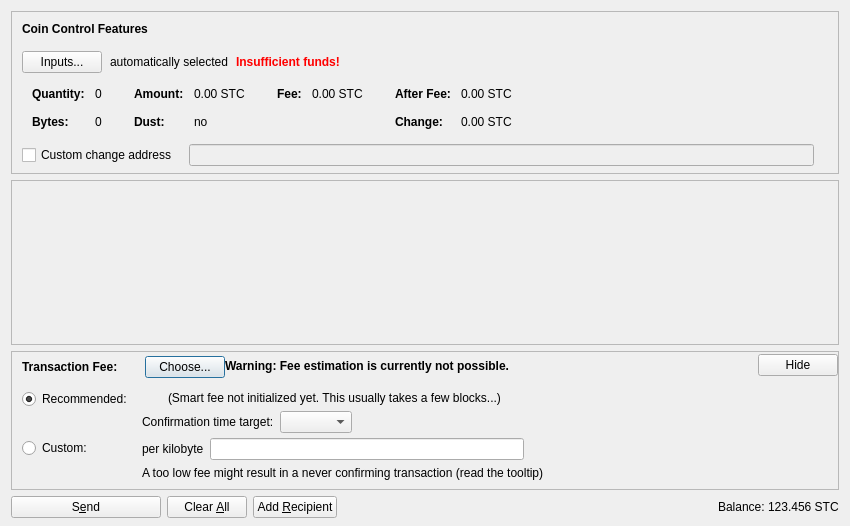
<?xml version="1.0" encoding="UTF-8"?>
<ui version="4.0">
 <class>SendCoinsDialog</class>
 <widget class="QDialog" name="SendCoinsDialog">
  <property name="geometry">
   <rect>
    <x>0</x>
    <y>0</y>
    <width>850</width>
    <height>526</height>
   </rect>
  </property>
  <property name="windowTitle">
   <string>Send Coins</string>
  </property>
  <layout class="QVBoxLayout" name="verticalLayout" stretch="0,1,0,0">
   <property name="bottomMargin">
    <number>8</number>
   </property>
   <item>
    <widget class="QFrame" name="frameCoinControl">
     <property name="sizePolicy">
      <sizepolicy hsizetype="Expanding" vsizetype="Expanding">
       <horstretch>0</horstretch>
       <verstretch>0</verstretch>
      </sizepolicy>
     </property>
     <property name="maximumSize">
      <size>
       <width>16777215</width>
       <height>16777215</height>
      </size>
     </property>
     <property name="frameShape">
      <enum>QFrame::StyledPanel</enum>
     </property>
     <property name="frameShadow">
      <enum>QFrame::Sunken</enum>
     </property>
     <layout class="QVBoxLayout" name="verticalLayoutCoinControl2">
      <property name="spacing">
       <number>0</number>
      </property>
      <property name="leftMargin">
       <number>0</number>
      </property>
      <property name="topMargin">
       <number>0</number>
      </property>
      <property name="rightMargin">
       <number>0</number>
      </property>
      <property name="bottomMargin">
       <number>6</number>
      </property>
      <item>
       <layout class="QVBoxLayout" name="verticalLayoutCoinControl" stretch="0,0,0,0,1">
        <property name="spacing">
         <number>0</number>
        </property>
        <property name="leftMargin">
         <number>10</number>
        </property>
        <property name="topMargin">
         <number>10</number>
        </property>
        <item>
         <layout class="QHBoxLayout" name="horizontalLayoutCoinControl1">
          <property name="bottomMargin">
           <number>15</number>
          </property>
          <item>
           <widget class="QLabel" name="labelCoinControlFeatures">
            <property name="sizePolicy">
             <sizepolicy hsizetype="Preferred" vsizetype="Maximum">
              <horstretch>0</horstretch>
              <verstretch>0</verstretch>
             </sizepolicy>
            </property>
            <property name="font">
             <font>
              <weight>75</weight>
              <bold>true</bold>
             </font>
            </property>
            <property name="styleSheet">
             <string notr="true">font-weight:bold;</string>
            </property>
            <property name="text">
             <string>Coin Control Features</string>
            </property>
           </widget>
          </item>
         </layout>
        </item>
        <item>
         <layout class="QHBoxLayout" name="horizontalLayoutCoinControl2" stretch="0,0,0,0">
          <property name="spacing">
           <number>8</number>
          </property>
          <property name="bottomMargin">
           <number>10</number>
          </property>
          <item>
           <widget class="QPushButton" name="pushButtonCoinControl">
            <property name="styleSheet">
             <string notr="true"/>
            </property>
            <property name="text">
             <string>Inputs...</string>
            </property>
            <property name="autoDefault">
             <bool>false</bool>
            </property>
           </widget>
          </item>
          <item>
           <widget class="QLabel" name="labelCoinControlAutomaticallySelected">
            <property name="text">
             <string>automatically selected</string>
            </property>
            <property name="margin">
             <number>5</number>
            </property>
           </widget>
          </item>
          <item>
           <widget class="QLabel" name="labelCoinControlInsuffFunds">
            <property name="font">
             <font>
              <weight>75</weight>
              <bold>true</bold>
             </font>
            </property>
            <property name="styleSheet">
             <string notr="true">color:red;font-weight:bold;</string>
            </property>
            <property name="text">
             <string>Insufficient funds!</string>
            </property>
            <property name="margin">
             <number>5</number>
            </property>
           </widget>
          </item>
          <item>
           <spacer name="horizontalSpacerCoinControl">
            <property name="orientation">
             <enum>Qt::Horizontal</enum>
            </property>
            <property name="sizeHint" stdset="0">
             <size>
              <width>40</width>
              <height>1</height>
             </size>
            </property>
           </spacer>
          </item>
         </layout>
        </item>
        <item>
         <widget class="QWidget" name="widgetCoinControl" native="true">
          <property name="sizePolicy">
           <sizepolicy hsizetype="Preferred" vsizetype="Preferred">
            <horstretch>0</horstretch>
            <verstretch>0</verstretch>
           </sizepolicy>
          </property>
          <property name="minimumSize">
           <size>
            <width>0</width>
            <height>0</height>
           </size>
          </property>
          <property name="styleSheet">
           <string notr="true"/>
          </property>
          <layout class="QHBoxLayout" name="horizontalLayoutCoinControl5">
           <property name="leftMargin">
            <number>0</number>
           </property>
           <property name="topMargin">
            <number>0</number>
           </property>
           <property name="rightMargin">
            <number>0</number>
           </property>
           <property name="bottomMargin">
            <number>0</number>
           </property>
           <item>
            <layout class="QHBoxLayout" name="horizontalLayoutCoinControl3" stretch="0,0,0,1">
             <property name="spacing">
              <number>20</number>
             </property>
             <property name="topMargin">
              <number>0</number>
             </property>
             <property name="bottomMargin">
              <number>10</number>
             </property>
             <item>
              <layout class="QFormLayout" name="formLayoutCoinControl1">
               <property name="horizontalSpacing">
                <number>10</number>
               </property>
               <property name="verticalSpacing">
                <number>14</number>
               </property>
               <property name="leftMargin">
                <number>10</number>
               </property>
               <property name="topMargin">
                <number>4</number>
               </property>
               <property name="rightMargin">
                <number>6</number>
               </property>
               <item row="0" column="0">
                <widget class="QLabel" name="labelCoinControlQuantityText">
                 <property name="font">
                  <font>
                   <weight>75</weight>
                   <bold>true</bold>
                  </font>
                 </property>
                 <property name="text">
                  <string>Quantity:</string>
                 </property>
                 <property name="margin">
                  <number>0</number>
                 </property>
                </widget>
               </item>
               <item row="0" column="1">
                <widget class="QLabel" name="labelCoinControlQuantity">
                 <property name="cursor">
                  <cursorShape>IBeamCursor</cursorShape>
                 </property>
                 <property name="contextMenuPolicy">
                  <enum>Qt::ActionsContextMenu</enum>
                 </property>
                 <property name="text">
                  <string notr="true">0</string>
                 </property>
                 <property name="margin">
                  <number>0</number>
                 </property>
                 <property name="textInteractionFlags">
                  <set>Qt::LinksAccessibleByMouse|Qt::TextSelectableByKeyboard|Qt::TextSelectableByMouse</set>
                 </property>
                </widget>
               </item>
               <item row="1" column="0">
                <widget class="QLabel" name="labelCoinControlBytesText">
                 <property name="font">
                  <font>
                   <weight>75</weight>
                   <bold>true</bold>
                  </font>
                 </property>
                 <property name="text">
                  <string>Bytes:</string>
                 </property>
                </widget>
               </item>
               <item row="1" column="1">
                <widget class="QLabel" name="labelCoinControlBytes">
                 <property name="cursor">
                  <cursorShape>IBeamCursor</cursorShape>
                 </property>
                 <property name="contextMenuPolicy">
                  <enum>Qt::ActionsContextMenu</enum>
                 </property>
                 <property name="text">
                  <string notr="true">0</string>
                 </property>
                 <property name="textInteractionFlags">
                  <set>Qt::LinksAccessibleByMouse|Qt::TextSelectableByKeyboard|Qt::TextSelectableByMouse</set>
                 </property>
                </widget>
               </item>
              </layout>
             </item>
             <item>
              <layout class="QFormLayout" name="formLayoutCoinControl2">
               <property name="horizontalSpacing">
                <number>10</number>
               </property>
               <property name="verticalSpacing">
                <number>14</number>
               </property>
               <property name="leftMargin">
                <number>6</number>
               </property>
               <property name="topMargin">
                <number>4</number>
               </property>
               <property name="rightMargin">
                <number>6</number>
               </property>
               <item row="0" column="0">
                <widget class="QLabel" name="labelCoinControlAmountText">
                 <property name="font">
                  <font>
                   <weight>75</weight>
                   <bold>true</bold>
                  </font>
                 </property>
                 <property name="text">
                  <string>Amount:</string>
                 </property>
                 <property name="margin">
                  <number>0</number>
                 </property>
                </widget>
               </item>
               <item row="0" column="1">
                <widget class="QLabel" name="labelCoinControlAmount">
                 <property name="cursor">
                  <cursorShape>IBeamCursor</cursorShape>
                 </property>
                 <property name="contextMenuPolicy">
                  <enum>Qt::ActionsContextMenu</enum>
                 </property>
                 <property name="text">
                  <string notr="true">0.00 STC</string>
                 </property>
                 <property name="textInteractionFlags">
                  <set>Qt::LinksAccessibleByMouse|Qt::TextSelectableByKeyboard|Qt::TextSelectableByMouse</set>
                 </property>
                </widget>
               </item>
               <item row="1" column="0">
                <widget class="QLabel" name="labelCoinControlLowOutputText">
                 <property name="font">
                  <font>
                   <weight>75</weight>
                   <bold>true</bold>
                  </font>
                 </property>
                 <property name="text">
                  <string>Dust:</string>
                 </property>
                </widget>
               </item>
               <item row="1" column="1">
                <widget class="QLabel" name="labelCoinControlLowOutput">
                 <property name="cursor">
                  <cursorShape>IBeamCursor</cursorShape>
                 </property>
                 <property name="contextMenuPolicy">
                  <enum>Qt::ActionsContextMenu</enum>
                 </property>
                 <property name="text">
                  <string notr="true">no</string>
                 </property>
                 <property name="textInteractionFlags">
                  <set>Qt::LinksAccessibleByMouse|Qt::TextSelectableByKeyboard|Qt::TextSelectableByMouse</set>
                 </property>
                </widget>
               </item>
              </layout>
             </item>
             <item>
              <layout class="QFormLayout" name="formLayoutCoinControl3">
               <property name="horizontalSpacing">
                <number>10</number>
               </property>
               <property name="verticalSpacing">
                <number>14</number>
               </property>
               <property name="leftMargin">
                <number>6</number>
               </property>
               <property name="topMargin">
                <number>4</number>
               </property>
               <property name="rightMargin">
                <number>6</number>
               </property>
               <item row="0" column="0">
                <widget class="QLabel" name="labelCoinControlFeeText">
                 <property name="font">
                  <font>
                   <weight>75</weight>
                   <bold>true</bold>
                  </font>
                 </property>
                 <property name="text">
                  <string>Fee:</string>
                 </property>
                 <property name="margin">
                  <number>0</number>
                 </property>
                </widget>
               </item>
               <item row="0" column="1">
                <widget class="QLabel" name="labelCoinControlFee">
                 <property name="cursor">
                  <cursorShape>IBeamCursor</cursorShape>
                 </property>
                 <property name="contextMenuPolicy">
                  <enum>Qt::ActionsContextMenu</enum>
                 </property>
                 <property name="text">
                  <string notr="true">0.00 STC</string>
                 </property>
                 <property name="textInteractionFlags">
                  <set>Qt::LinksAccessibleByMouse|Qt::TextSelectableByKeyboard|Qt::TextSelectableByMouse</set>
                 </property>
                </widget>
               </item>
              </layout>
             </item>
             <item>
              <layout class="QFormLayout" name="formLayoutCoinControl4">
               <property name="horizontalSpacing">
                <number>10</number>
               </property>
               <property name="verticalSpacing">
                <number>14</number>
               </property>
               <property name="leftMargin">
                <number>6</number>
               </property>
               <property name="topMargin">
                <number>4</number>
               </property>
               <property name="rightMargin">
                <number>6</number>
               </property>
               <item row="0" column="0">
                <widget class="QLabel" name="labelCoinControlAfterFeeText">
                 <property name="font">
                  <font>
                   <weight>75</weight>
                   <bold>true</bold>
                  </font>
                 </property>
                 <property name="text">
                  <string>After Fee:</string>
                 </property>
                 <property name="margin">
                  <number>0</number>
                 </property>
                </widget>
               </item>
               <item row="0" column="1">
                <widget class="QLabel" name="labelCoinControlAfterFee">
                 <property name="cursor">
                  <cursorShape>IBeamCursor</cursorShape>
                 </property>
                 <property name="contextMenuPolicy">
                  <enum>Qt::ActionsContextMenu</enum>
                 </property>
                 <property name="text">
                  <string notr="true">0.00 STC</string>
                 </property>
                 <property name="textInteractionFlags">
                  <set>Qt::LinksAccessibleByMouse|Qt::TextSelectableByKeyboard|Qt::TextSelectableByMouse</set>
                 </property>
                </widget>
               </item>
               <item row="1" column="0">
                <widget class="QLabel" name="labelCoinControlChangeText">
                 <property name="font">
                  <font>
                   <weight>75</weight>
                   <bold>true</bold>
                  </font>
                 </property>
                 <property name="text">
                  <string>Change:</string>
                 </property>
                </widget>
               </item>
               <item row="1" column="1">
                <widget class="QLabel" name="labelCoinControlChange">
                 <property name="cursor">
                  <cursorShape>IBeamCursor</cursorShape>
                 </property>
                 <property name="contextMenuPolicy">
                  <enum>Qt::ActionsContextMenu</enum>
                 </property>
                 <property name="text">
                  <string notr="true">0.00 STC</string>
                 </property>
                 <property name="textInteractionFlags">
                  <set>Qt::LinksAccessibleByMouse|Qt::TextSelectableByKeyboard|Qt::TextSelectableByMouse</set>
                 </property>
                </widget>
               </item>
              </layout>
             </item>
            </layout>
           </item>
          </layout>
         </widget>
        </item>
        <item>
         <layout class="QHBoxLayout" name="horizontalLayoutCoinControl4" stretch="0,0,0">
          <property name="spacing">
           <number>12</number>
          </property>
          <property name="sizeConstraint">
           <enum>QLayout::SetDefaultConstraint</enum>
          </property>
          <property name="topMargin">
           <number>5</number>
          </property>
          <property name="rightMargin">
           <number>5</number>
          </property>
          <item>
           <widget class="QCheckBox" name="checkBoxCoinControlChange">
            <property name="toolTip">
             <string>If this is activated, but the change address is empty or invalid, change will be sent to a newly generated address.</string>
            </property>
            <property name="text">
             <string>Custom change address</string>
            </property>
           </widget>
          </item>
          <item>
           <widget class="QValidatedLineEdit" name="lineEditCoinControlChange">
            <property name="enabled">
             <bool>false</bool>
            </property>
            <property name="sizePolicy">
             <sizepolicy hsizetype="Expanding" vsizetype="Fixed">
              <horstretch>0</horstretch>
              <verstretch>0</verstretch>
             </sizepolicy>
            </property>
           </widget>
          </item>
          <item>
           <widget class="QLabel" name="labelCoinControlChangeLabel">
            <property name="sizePolicy">
             <sizepolicy hsizetype="Preferred" vsizetype="Expanding">
              <horstretch>0</horstretch>
              <verstretch>0</verstretch>
             </sizepolicy>
            </property>
            <property name="minimumSize">
             <size>
              <width>0</width>
              <height>0</height>
             </size>
            </property>
            <property name="text">
             <string/>
            </property>
            <property name="margin">
             <number>3</number>
            </property>
           </widget>
          </item>
         </layout>
        </item>
        <item>
         <spacer name="verticalSpacerCoinControl">
          <property name="orientation">
           <enum>Qt::Vertical</enum>
          </property>
          <property name="sizeHint" stdset="0">
           <size>
            <width>800</width>
            <height>1</height>
           </size>
          </property>
         </spacer>
        </item>
       </layout>
      </item>
     </layout>
    </widget>
   </item>
   <item>
    <widget class="QScrollArea" name="scrollArea">
     <property name="widgetResizable">
      <bool>true</bool>
     </property>
     <widget class="QWidget" name="scrollAreaWidgetContents">
      <property name="geometry">
       <rect>
        <x>0</x>
        <y>0</y>
        <width>830</width>
        <height>104</height>
       </rect>
      </property>
      <layout class="QVBoxLayout" name="verticalLayout_2" stretch="0,1">
       <property name="leftMargin">
        <number>0</number>
       </property>
       <property name="topMargin">
        <number>0</number>
       </property>
       <property name="rightMargin">
        <number>0</number>
       </property>
       <property name="bottomMargin">
        <number>0</number>
       </property>
       <item>
        <layout class="QVBoxLayout" name="entries">
         <property name="spacing">
          <number>6</number>
         </property>
        </layout>
       </item>
       <item>
        <spacer name="verticalSpacer">
         <property name="orientation">
          <enum>Qt::Vertical</enum>
         </property>
         <property name="sizeHint" stdset="0">
          <size>
           <width>20</width>
           <height>40</height>
          </size>
         </property>
        </spacer>
       </item>
      </layout>
     </widget>
    </widget>
   </item>
   <item>
    <widget class="QFrame" name="frameFee">
     <property name="sizePolicy">
      <sizepolicy hsizetype="Expanding" vsizetype="Expanding">
       <horstretch>0</horstretch>
       <verstretch>0</verstretch>
      </sizepolicy>
     </property>
     <property name="maximumSize">
      <size>
       <width>16777215</width>
       <height>16777215</height>
      </size>
     </property>
     <property name="frameShape">
      <enum>QFrame::StyledPanel</enum>
     </property>
     <property name="frameShadow">
      <enum>QFrame::Sunken</enum>
     </property>
     <layout class="QVBoxLayout" name="verticalLayoutFee1">
      <property name="spacing">
       <number>0</number>
      </property>
      <property name="leftMargin">
       <number>0</number>
      </property>
      <property name="topMargin">
       <number>0</number>
      </property>
      <property name="rightMargin">
       <number>0</number>
      </property>
      <property name="bottomMargin">
       <number>0</number>
      </property>
      <item>
       <layout class="QVBoxLayout" name="verticalLayoutFee2" stretch="0,0,0">
        <property name="spacing">
         <number>0</number>
        </property>
        <property name="leftMargin">
         <number>10</number>
        </property>
        <property name="topMargin">
         <number>0</number>
        </property>
        <item>
         <layout class="QHBoxLayout" name="horizontalLayoutFee1">
          <property name="bottomMargin">
           <number>0</number>
          </property>
          <item>
           <layout class="QVBoxLayout" name="verticalLayoutFee7">
            <property name="spacing">
             <number>0</number>
            </property>
            <item>
             <spacer name="verticalSpacerSmartFee">
              <property name="orientation">
               <enum>Qt::Vertical</enum>
              </property>
              <property name="sizeType">
               <enum>QSizePolicy::Fixed</enum>
              </property>
              <property name="sizeHint" stdset="0">
               <size>
                <width>1</width>
                <height>4</height>
               </size>
              </property>
             </spacer>
            </item>
            <item>
             <layout class="QHBoxLayout" name="horizontalLayoutSmartFee">
              <property name="spacing">
               <number>10</number>
              </property>
              <item>
               <widget class="QLabel" name="labelFeeHeadline">
                <property name="sizePolicy">
                 <sizepolicy hsizetype="Preferred" vsizetype="Maximum">
                  <horstretch>0</horstretch>
                  <verstretch>0</verstretch>
                 </sizepolicy>
                </property>
                <property name="font">
                 <font>
                  <weight>75</weight>
                  <bold>true</bold>
                 </font>
                </property>
                <property name="styleSheet">
                 <string notr="true">font-weight:bold;</string>
                </property>
                <property name="text">
                 <string>Transaction Fee:</string>
                </property>
               </widget>
              </item>
              <item>
               <widget class="QLabel" name="labelFeeMinimized">
                <property name="text">
                 <string/>
                </property>
               </widget>
              </item>
              <item>
               <widget class="QPushButton" name="buttonChooseFee">
                <property name="text">
                 <string>Choose...</string>
                </property>
               </widget>
              </item>
             </layout>
            </item>
            <item>
             <spacer name="verticalSpacer_5">
              <property name="orientation">
               <enum>Qt::Vertical</enum>
              </property>
              <property name="sizeHint" stdset="0">
               <size>
                <width>1</width>
                <height>1</height>
               </size>
              </property>
             </spacer>
            </item>
           </layout>
          </item>
          <item>
           <widget class="QLabel" name="fallbackFeeWarningLabel">
            <property name="toolTip">
             <string>Using the fallbackfee can result in sending a transaction that will take several hours or days (or never) to confirm. Consider choosing your fee manually or wait until you have validated the complete chain.</string>
            </property>
            <property name="font">
            <font>
                <weight>75</weight>
                <bold>true</bold>
            </font>
            </property>
            <property name="text">
             <string>Warning: Fee estimation is currently not possible.</string>
            </property>
            <property name="wordWrap">
             <bool>false</bool>
            </property>
           </widget>
          </item>
          <item>
           <spacer name="horizontalSpacer_4">
            <property name="orientation">
             <enum>Qt::Horizontal</enum>
            </property>
            <property name="sizeType">
             <enum>QSizePolicy::MinimumExpanding</enum>
            </property>
            <property name="sizeHint" stdset="0">
             <size>
              <width>40</width>
              <height>20</height>
             </size>
            </property>
           </spacer>
          </item>
          <item>
           <widget class="QPushButton" name="buttonMinimizeFee">
            <property name="toolTip">
             <string>collapse fee-settings</string>
            </property>
            <property name="text">
             <string>Hide</string>
            </property>
           </widget>
          </item>
         </layout>
        </item>
        <item>
         <widget class="QFrame" name="frameFeeSelection">
          <layout class="QVBoxLayout" name="verticalLayoutFee12">
           <property name="spacing">
            <number>0</number>
           </property>
           <property name="leftMargin">
            <number>0</number>
           </property>
           <property name="topMargin">
            <number>0</number>
           </property>
           <property name="rightMargin">
            <number>0</number>
           </property>
           <property name="bottomMargin">
            <number>0</number>
           </property>
           <item>
            <layout class="QGridLayout" name="gridLayoutFee">
             <property name="topMargin">
              <number>10</number>
             </property>
             <property name="bottomMargin">
              <number>4</number>
             </property>
             <property name="horizontalSpacing">
              <number>10</number>
             </property>
             <property name="verticalSpacing">
              <number>4</number>
             </property>
             <item row="1" column="1">
              <layout class="QVBoxLayout" name="verticalLayoutFee8">
               <property name="spacing">
                <number>6</number>
               </property>
               <item>
                <layout class="QHBoxLayout" name="horizontalLayoutFee13">
                 <item>
                  <widget class="QLabel" name="labelCustomPerKilobyte">
                   <property name="toolTip">
                    <string>Specify a custom fee per kB (1,000 bytes) of the transaction's virtual size.

Note:  Since the fee is calculated on a per-byte basis, a fee of "100 satoshis per kB" for a transaction size of 500 bytes (half of 1 kB) would ultimately yield a fee of only 50 satoshis.</string>
                   </property>
                   <property name="text">
                    <string>per kilobyte</string>
                   </property>
                  </widget>
                 </item>
                 <item>
                  <widget class="BitcoinAmountField" name="customFee"/>
                 </item>
                 <item>
                  <spacer name="horizontalSpacer_6">
                   <property name="orientation">
                    <enum>Qt::Horizontal</enum>
                   </property>
                   <property name="sizeHint" stdset="0">
                    <size>
                     <width>1</width>
                     <height>1</height>
                    </size>
                   </property>
                  </spacer>
                 </item>
                </layout>
               </item>
               <item>
                <layout class="QHBoxLayout" name="horizontalLayoutFee8">
                 <item>
                  <widget class="QLabel" name="labelCustomFeeWarning">
                   <property name="enabled">
                    <bool>true</bool>
                   </property>
                   <property name="toolTip">
                    <string>When there is less transaction volume than space in the blocks, miners as well as relaying nodes may enforce a minimum fee. Paying only this minimum fee is just fine, but be aware that this can result in a never confirming transaction once there is more demand for scoutcoin transactions than the network can process.</string>
                   </property>
                   <property name="text">
                    <string>A too low fee might result in a never confirming transaction (read the tooltip)</string>
                   </property>
                  </widget>
                 </item>
                 <item>
                  <spacer name="horizontalSpacer_2">
                   <property name="orientation">
                    <enum>Qt::Horizontal</enum>
                   </property>
                   <property name="sizeHint" stdset="0">
                    <size>
                     <width>1</width>
                     <height>1</height>
                    </size>
                   </property>
                  </spacer>
                 </item>
                </layout>
               </item>
              </layout>
             </item>
             <item row="0" column="0">
              <layout class="QVBoxLayout" name="verticalLayoutFee4" stretch="0,1">
               <item>
                <widget class="QRadioButton" name="radioSmartFee">
                 <property name="text">
                  <string>Recommended:</string>
                 </property>
                 <property name="checked">
                  <bool>true</bool>
                 </property>
                 <attribute name="buttonGroup">
                  <string notr="true">groupFee</string>
                 </attribute>
                </widget>
               </item>
               <item>
                <spacer name="verticalSpacer_2">
                 <property name="orientation">
                  <enum>Qt::Vertical</enum>
                 </property>
                 <property name="sizeHint" stdset="0">
                  <size>
                   <width>1</width>
                   <height>1</height>
                  </size>
                 </property>
                </spacer>
               </item>
              </layout>
             </item>
             <item row="1" column="0">
              <layout class="QVBoxLayout" name="verticalLayoutFee9" stretch="0,1">
               <item>
                <widget class="QRadioButton" name="radioCustomFee">
                 <property name="text">
                  <string>Custom:</string>
                 </property>
                 <attribute name="buttonGroup">
                  <string notr="true">groupFee</string>
                 </attribute>
                </widget>
               </item>
               <item>
                <spacer name="verticalSpacer_6">
                 <property name="orientation">
                  <enum>Qt::Vertical</enum>
                 </property>
                 <property name="sizeHint" stdset="0">
                  <size>
                   <width>1</width>
                   <height>1</height>
                  </size>
                 </property>
                </spacer>
               </item>
              </layout>
             </item>
             <item row="0" column="1">
              <layout class="QVBoxLayout" name="verticalLayoutFee3" stretch="0,0,1">
               <property name="spacing">
                <number>6</number>
               </property>
               <property name="topMargin">
                <number>2</number>
               </property>
               <item>
                <layout class="QHBoxLayout" name="horizontalLayoutFee12">
                 <item>
                  <widget class="QLabel" name="labelSmartFee">
                   <property name="text">
                    <string/>
                   </property>
                  </widget>
                 </item>
                 <item>
                  <widget class="QLabel" name="labelFeeEstimation">
                   <property name="text">
                    <string/>
                   </property>
                  </widget>
                 </item>
                 <item>
                  <widget class="QLabel" name="labelSmartFee2">
                   <property name="text">
                    <string>(Smart fee not initialized yet. This usually takes a few blocks...)</string>
                   </property>
                  </widget>
                 </item>
                 <item>
                  <spacer name="horizontalSpacer_5">
                   <property name="orientation">
                    <enum>Qt::Horizontal</enum>
                   </property>
                   <property name="sizeHint" stdset="0">
                    <size>
                     <width>1</width>
                     <height>1</height>
                    </size>
                   </property>
                  </spacer>
                 </item>
                </layout>
               </item>
               <item>
                <layout class="QHBoxLayout" name="horizontalLayoutFee9">
                 <item>
                  <layout class="QVBoxLayout" name="verticalLayoutFee6">
                   <item>
                    <widget class="QLabel" name="labelSmartFee3">
                     <property name="text">
                      <string>Confirmation time target:</string>
                     </property>
                    </widget>
                   </item>
                  </layout>
                 </item>
                 <item>
                  <layout class="QVBoxLayout" name="verticalLayoutFee5">
                   <property name="rightMargin">
                    <number>30</number>
                   </property>
                   <item>
                    <layout class="QHBoxLayout" name="horizontalLayoutConfTarget">
                     <property name="bottomMargin">
                      <number>0</number>
                     </property>
                     <item>
                      <widget class="QComboBox" name="confTargetSelector"/>
                     </item>
                     <item>
                      <spacer name="horizontalSpacerConfTarget">
                       <property name="orientation">
                        <enum>Qt::Horizontal</enum>
                       </property>
                       <property name="sizeHint" stdset="0">
                        <size>
                         <width>40</width>
                         <height>20</height>
                        </size>
                       </property>
                      </spacer>
                     </item>
                    </layout>
                   </item>
                  </layout>
                 </item>
                </layout>
               </item>
               <item>
                <spacer name="verticalSpacer_4">
                 <property name="orientation">
                  <enum>Qt::Vertical</enum>
                 </property>
                 <property name="sizeHint" stdset="0">
                  <size>
                   <width>1</width>
                   <height>1</height>
                  </size>
                 </property>
                </spacer>
               </item>
              </layout>
             </item>
            </layout>
           </item>
          </layout>
         </widget>
        </item>
        <item>
         <spacer name="verticalSpacerFee">
          <property name="orientation">
           <enum>Qt::Vertical</enum>
          </property>
          <property name="sizeHint" stdset="0">
           <size>
            <width>40</width>
            <height>5</height>
           </size>
          </property>
         </spacer>
        </item>
       </layout>
      </item>
     </layout>
    </widget>
   </item>
   <item>
    <layout class="QHBoxLayout" name="horizontalLayout">
     <item>
      <widget class="QPushButton" name="sendButton">
       <property name="minimumSize">
        <size>
         <width>150</width>
         <height>0</height>
        </size>
       </property>
       <property name="toolTip">
        <string>Confirm the send action</string>
       </property>
       <property name="text">
        <string>S&amp;end</string>
       </property>
       <property name="icon">
        <iconset resource="../bitcoin.qrc">
         <normaloff>:/icons/send</normaloff>:/icons/send</iconset>
       </property>
       <property name="autoDefault">
        <bool>false</bool>
       </property>
       <property name="default">
        <bool>false</bool>
       </property>
      </widget>
     </item>
     <item>
      <widget class="QPushButton" name="clearButton">
       <property name="sizePolicy">
        <sizepolicy hsizetype="Minimum" vsizetype="Fixed">
         <horstretch>0</horstretch>
         <verstretch>0</verstretch>
        </sizepolicy>
       </property>
       <property name="toolTip">
        <string>Clear all fields of the form.</string>
       </property>
       <property name="text">
        <string>Clear &amp;All</string>
       </property>
       <property name="icon">
        <iconset resource="../bitcoin.qrc">
         <normaloff>:/icons/remove</normaloff>:/icons/remove</iconset>
       </property>
       <property name="autoDefault">
        <bool>false</bool>
       </property>
      </widget>
     </item>
     <item>
      <widget class="QPushButton" name="addButton">
       <property name="toolTip">
        <string>Send to multiple recipients at once</string>
       </property>
       <property name="text">
        <string>Add &amp;Recipient</string>
       </property>
       <property name="icon">
        <iconset resource="../bitcoin.qrc">
         <normaloff>:/icons/add</normaloff>:/icons/add</iconset>
       </property>
       <property name="autoDefault">
        <bool>false</bool>
       </property>
      </widget>
     </item>
     <item>
      <spacer name="horizontalSpacer">
       <property name="orientation">
        <enum>Qt::Horizontal</enum>
       </property>
       <property name="sizeHint" stdset="0">
        <size>
         <width>40</width>
         <height>20</height>
        </size>
       </property>
      </spacer>
     </item>
     <item>
      <layout class="QHBoxLayout" name="horizontalLayout_2">
       <property name="spacing">
        <number>3</number>
       </property>
       <item>
        <widget class="QLabel" name="label">
         <property name="sizePolicy">
          <sizepolicy hsizetype="Preferred" vsizetype="Fixed">
           <horstretch>0</horstretch>
           <verstretch>0</verstretch>
          </sizepolicy>
         </property>
         <property name="text">
          <string>Balance:</string>
         </property>
        </widget>
       </item>
       <item>
        <widget class="QLabel" name="labelBalance">
         <property name="sizePolicy">
          <sizepolicy hsizetype="Preferred" vsizetype="Fixed">
           <horstretch>0</horstretch>
           <verstretch>0</verstretch>
          </sizepolicy>
         </property>
         <property name="cursor">
          <cursorShape>IBeamCursor</cursorShape>
         </property>
         <property name="text">
          <string notr="true">123.456 STC</string>
         </property>
         <property name="textInteractionFlags">
          <set>Qt::LinksAccessibleByMouse|Qt::TextSelectableByKeyboard|Qt::TextSelectableByMouse</set>
         </property>
        </widget>
       </item>
      </layout>
     </item>
    </layout>
   </item>
  </layout>
 </widget>
 <customwidgets>
  <customwidget>
   <class>QValidatedLineEdit</class>
   <extends>QLineEdit</extends>
   <header>qt/qvalidatedlineedit.h</header>
  </customwidget>
  <customwidget>
   <class>BitcoinAmountField</class>
   <extends>QLineEdit</extends>
   <header>qt/bitcoinamountfield.h</header>
   <container>1</container>
  </customwidget>
 </customwidgets>
 <resources>
  <include location="../bitcoin.qrc"/>
 </resources>
 <connections/>
 <buttongroups>
  <buttongroup name="groupFee"/>
 </buttongroups>
</ui>
